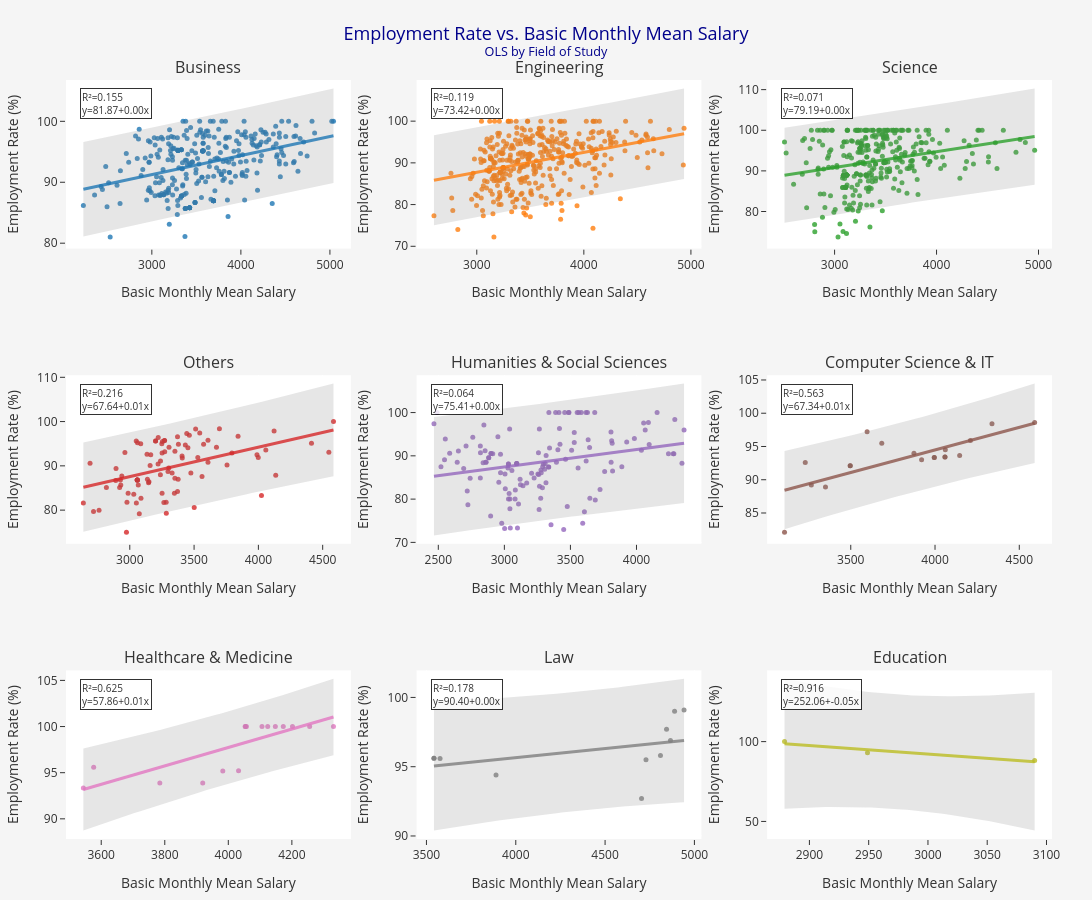

Notebook source saved alongside this figure:
### Markdown cell above
<p>To view the trend between Salary and Employment Rate in Singapore, we will be utilising a Scatterplot / Linear Regression to see the trend and also with respect to the various Field of Studies. The details of this visualisation have been listed below.</p>
<br/>
<p>Chart Type: <strong><u>Scatterplot / Linear Regression</u></strong></p>
<p>X-axis Variable: <strong><u>Basic Monthly Mean Salary</u></strong></p>
<p>Y-axis Variable: <strong><u>Employment Rate</u></strong></p>
<p>Subplots Variable: <strong><u>Field of Study</u></strong></p>
<p>Objective: <strong><u>To view the relationship between Salary and Employment Rate for each Degree.</u></strong></p>
<br/>
<p>With the details listed. I will now proceed to list out the potential results which we may observe.</p>
<br/>
<p><strong><u>Positive Relationship</u></strong></p>
<ul>
    <li>The gradient of the Linear Regression is positive.</li>
</ul>
<p><strong><u>Negative Relationship</u></strong></p>
<ul>
    <li>The gradient of the Linear Regression is negative.</li>
</ul>
<p><strong><u>No Relationship</u></strong></p>
<ul>
    <li>There is no significant gradient that is visible.</li>
</ul>
<br/>
<p>With the potential results listed, we will proceed to indicate the methodology of the calculation of the Coefficient of Determination and Simple Linear Equation. The formula is listed below.</p>

<p><strong><u>Coefficient of Determination</u></strong></p>

$$
R^2 = 1 - \frac{SS_{\text{res}}}{SS_{\text{tot}}}
$$

where:

$$
SS_{\mathrm{res}} = \sum (y_i - \hat{y}_i)^2
$$

$$
SS_{\mathrm{tot}} = \sum (y_i - \bar{y})^2
$$


<p><strong><u>Simple Linear Equation</u></strong></p>

$$
y = c + mx
$$

where:
- \( c \) is the intercept.
- \( m \) is the slope.
- \( x \) is the independent variable.
- \( y \) is the dependent variable.

<br/>
<br/>
<p>With the methodology listed, we will proceed to plot out the Scatterplot / Linear Regression in the cell below and subsequently, proceed with interpretation.</p>

### Code cell
# ---------- Data Preparation ---------- #
df = df1.dropna(subset=['basic_monthly_mean', 'employment_rate_overall', 'Field of Study']).copy()
fields = df['Field of Study'].unique()

# ---------- Define Subplots ---------- #
rows, cols = 3, 3
fig = make_subplots(
    rows=rows,
    cols=cols,
    subplot_titles=[str(f) for f in fields],
    shared_xaxes=False,
    shared_yaxes=False
)

# ---------- Define Colors ---------- #
color_list = [
    "rgba(31,119,180,0.8)",  # Blue
    "rgba(255,127,14,0.8)",  # Orange
    "rgba(44,160,44,0.8)",   # Green
    "rgba(214,39,40,0.8)",   # Red
    "rgba(148,103,189,0.8)", # Purple
    "rgba(140,86,75,0.8)",   # Brown
    "rgba(227,119,194,0.8)", # Pink
    "rgba(127,127,127,0.8)", # Gray
    "rgba(188,189,34,0.8)",  # Olive
]

# ---------- Build Subplots ---------- #
for i, field in enumerate(fields):
    # Subset Data #
    df_sub = df[df['Field of Study'] == field]
    X = df_sub['basic_monthly_mean']
    y = df_sub['employment_rate_overall']
    
    # Fit OLS #
    X_const = sm.add_constant(X, prepend=True)
    model = sm.OLS(y, X_const).fit()

    # Extract Slope, Intercept, R² #
    intercept = model.params[0]
    slope = model.params[1]
    r2 = model.rsquared
    eq_text = f"R²={r2:.3f}<br>y={intercept:.2f}+{slope:.2f}x"
    
    # Generate Predictions #
    x_min, x_max = X.min(), X.max()
    x_grid = np.linspace(x_min, x_max, 50)
    df_pred = pd.DataFrame({'basic_monthly_mean': x_grid})
    df_pred_const = sm.add_constant(df_pred, prepend=True)
    
    pred_res = model.get_prediction(df_pred_const).summary_frame(alpha=0.05)
    df_pred['predicted'] = pred_res['mean']
    df_pred['ci_lower']  = pred_res['obs_ci_lower']
    df_pred['ci_upper']  = pred_res['obs_ci_upper']
    
    # Define Rows And Columns #
    row = i // cols + 1
    col = i % cols + 1
    
    # Scatter #
    fig.add_trace(
        go.Scatter(
            x=X, y=y,
            mode='markers',
            marker=dict(size=5, color=color_list[i]),
            name=f"{field} data",
            showlegend=False
        ),
        row=row, col=col
    )
    
    # Confidence Interval #
    fig.add_trace(
        go.Scatter(
            x=np.concatenate([x_grid, x_grid[::-1]]),
            y=np.concatenate([df_pred['ci_upper'], df_pred['ci_lower'][::-1]]),
            fill='toself',
            fillcolor='rgba(128,128,128,0.2)',
            line=dict(color='rgba(255,255,255,0)'),
            showlegend=False
        ),
        row=row, col=col
    )
    
    # OLS Line #
    fig.add_trace(
        go.Scatter(
            x=df_pred['basic_monthly_mean'],
            y=df_pred['predicted'],
            mode='lines',
            line=dict(color=color_list[i], width=3),
            showlegend=False
        ),
        row=row, col=col
    )
    
    # Axis Labels #
    fig.update_xaxes(title_text="Basic Monthly Mean Salary", row=row, col=col)
    fig.update_yaxes(title_text="Employment Rate (%)",       row=row, col=col)
    
    # Adding Annotation #
    fig.add_annotation(
        x=0.05,
        y=0.95,
        xref="x domain",
        yref="y domain",
        text=eq_text,
        showarrow=False,
        align="left",
        font=dict(size=10, color="black"),
        bordercolor="black",
        borderwidth=1,
        bgcolor="white",
        opacity=0.8,
        row=row,
        col=col
    )

# ---------- Layout & Final Styling ---------- #
fig.update_layout(
    title=dict(
        text="Employment Rate vs. Basic Monthly Mean Salary<br><sup>OLS by Field of Study</sup>",
        x=0.5,
        font=dict(size=18, color='darkblue')
    ),
    font=dict(size=12),
    template="ggplot2",
    paper_bgcolor='rgba(245,245,245,1)',
    plot_bgcolor='white',
    width=1100, height=900,
    margin=dict(l=40, r=40, t=80, b=40),
    hovermode='closest'
)

# ---------- Displaying Plot ---------- #
fig.show()
